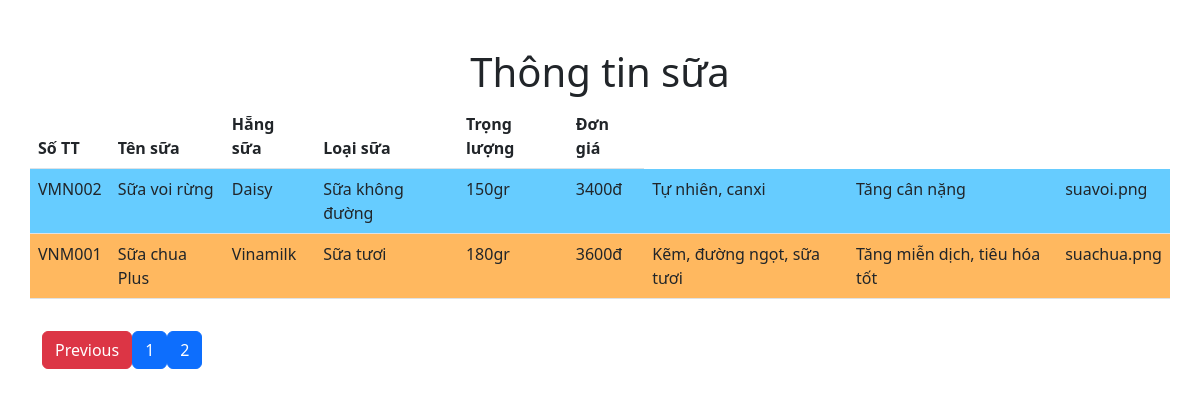
/HienThiTuDatabase/thong_tin_sua.php?page=3, run on the app's committed database.
### tables this page shows
CREATE TABLE `thong_tin_sua` (
  `MaSua` varchar(10) NOT NULL,
  `TenSua` varchar(100) NOT NULL,
  `HangSua` varchar(10) NOT NULL,
  `LoaiSua` varchar(50) NOT NULL,
  `TrongLuong` int(11) NOT NULL,
  `DonGia` int(11) NOT NULL,
  `TPDD` varchar(255) NOT NULL,
  `LoiIch` varchar(255) NOT NULL,
  `HinhAnh` varchar(255) NOT NULL
);

CREATE TABLE `hang_sua` (
  `MaHS` varchar(10) NOT NULL,
  `TenHS` varchar(100) NOT NULL,
  `DiaChi` varchar(200) NOT NULL,
  `DienThoai` varchar(11) NOT NULL,
  `Email` varchar(50) NOT NULL
);

CREATE TABLE `loai_sua` (
  `MaLoaiSua` varchar(10) NOT NULL,
  `TenLoaiSua` varchar(50) NOT NULL
);

### HienThiTuDatabase/phantrang.php (called while the page is built)
<?php
if (isset($_GET['page'])) {
    $page = $_GET['page'];
} else {
    $page = 1;
}
$num_per_page = 02;
$start_from = ($page - 1) * 02;

### HienThiTuDatabase/thong_tin_sua.php (the view, shortened to what this page needs)
<?php
require_once './db.php';
require_once './phantrang.php';
$query = "SELECT tths.MaSua, tths.TenSua, hs.TenHS, ls.TenLoaiSua, tths.TrongLuong, tths.DonGia, tths.TPDD, tths.LoiIch, tths.HinhAnh FROM hang_sua as hs, thong_tin_sua as tths, loai_sua as ls Where hs.MaHS = tths.HangSua and ls.MaLoaiSua = tths.LoaiSua limit $start_from,$num_per_page";
$result = mysqli_query($conn, $query);
?>
<!DOCTYPE html>
<html lang="en">
<head>
    <link href="https://cdn.jsdelivr.net/npm/bootstrap@5.2.1/dist/css/bootstrap.min.css" rel="stylesheet">
</head>
<body>
    <div class='container mt-5'>
        <div class='row justify-content-center'>
            <h1 class="text-center">Thông tin sữa</h1>
            <table class="table">
                <thead>
                    <tr>
                        <th>Số TT</th>
                        <th>Tên sữa</th>
                        <th>Hẵng sữa</th>
                        <th>Loại sữa</th>
                        <th>Trọng lượng</th>
                        <th>Đơn giá</th>
                    </tr>
                </thead>
                <tbody>
                    <?php
                    $style = array('even', 'odd');
                    if ($result->num_rows > 0) {
                        $index = 1;
                        while ($row = mysqli_fetch_assoc($result)) {
                            echo
                            "<tr class=" . $style[$index % 2] . ">
                                <td>" . $row['MaSua'] . "</td>
                                <td>" . $row['TenSua'] . "</td>
                                <td>" . $row['TenHS'] . "</td>
                                <td>" . $row['TenLoaiSua'] . "</td>
                                <td>" . $row['TrongLuong'] . "gr" . "</td>
                                <td>" . $row['DonGia'] . "đ" . "</td>
                                <td>" . $row['TPDD'] . "</td>
                                <td>" . $row['LoiIch'] . "</td>
                                <td>" . $row['HinhAnh'] . "</td>
                            </tr>";
                            $index++;
                        }
                    }
                    ?>
                </tbody>
            </table>
            <div class="container mt-3">
                <?php
                $pr_query = "SELECT tths.MaSua, tths.TenSua, hs.TenHS, ls.TenLoaiSua, tths.TrongLuong, tths.DonGia, tths.TPDD, tths.LoiIch, tths.HinhAnh FROM hang_sua as hs, thong_tin_sua as tths, loai_sua as ls Where hs.MaHS = tths.HangSua and ls.MaLoaiSua = tths.LoaiSua";
                $pr_result = mysqli_query($conn, $pr_query);
                $total_record = mysqli_num_rows($pr_result);
                $total_page = ceil($total_record / $num_per_page);
                if ($page > 1) {
                    echo "<a href='thong_tin_sua.php?page=" . ($page - 1) . "' class='btn btn-danger'>Previous</a>";
                }
                for ($i = 1; $i < $total_page; $i++) {
                    echo "<a href='thong_tin_sua.php?page=" . $i . "' class='btn btn-primary'>$i</a>";
                }
                ?>
            </div>
        </div>
    </div>
</body>
</html>

### HienThiTuDatabase/thong_tin_sua.php (style rules this page uses)
.even { background-color: #FFB85F !important; }
.odd { background-color: #66CCFF !important; }

### data on the page
thong_tin_sua: MaSua "VMN002", TenSua "Sữa voi rừng", HangSua.TenHS "Daisy", LoaiSua.TenLoaiSua "Sữa không đường", TrongLuong "150", DonGia "3400", TPDD "Tự nhiên, canxi", LoiIch "Tăng cân nặng", HinhAnh "suavoi.png"
thong_tin_sua: MaSua "VNM001", TenSua "Sữa chua Plus", HangSua.TenHS "Vinamilk", LoaiSua.TenLoaiSua "Sữa tươi", TrongLuong "180", DonGia "3600", TPDD "Kẽm, đường ngọt, sữa tươi", LoiIch "Tăng miễn dịch, tiêu hóa tốt", HinhAnh "suachua.png"
